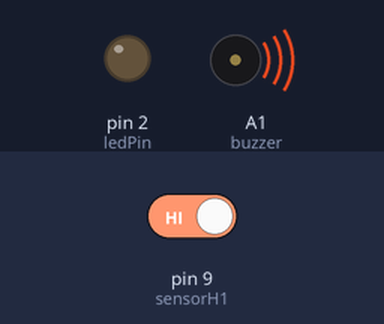
The sketch below on a simulated Arduino Uno, built with avr-gcc and run on an emulated ATmega328P. Parts: output pins drawn as LEDs (lit = HIGH), buzzer (waves = sounding). The inputs (shaded band) are chosen by the test bench; at power-on: pin 9 (sensorH1) HIGH.

Above: at 1.2 s.
1.3 s: pin 9 (sensorH1) driven LOW
At 2.4 s:
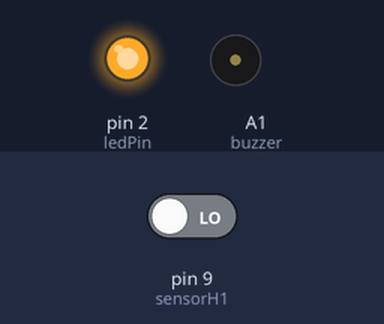
2.8 s: pin 9 (sensorH1) driven HIGH
At 3.6 s:
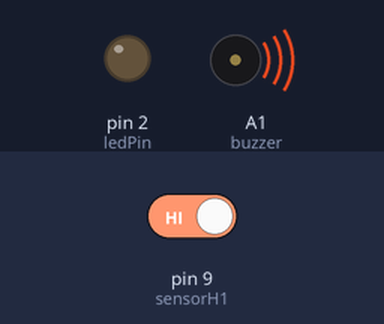
Timing chart, 0 to 5.8 s (numbered marks = the images above; inputs shaded):
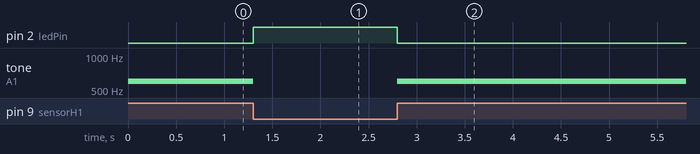

The sketch:

Chicarra.ino
```cpp
const int sensorH1 = 9; // Pin digital 9 conectado al sensor.
const int ledPin = 2;   // Pin digital 2 conectado al LED.
int buzzer = A1;        // Pin analógico A1 conectado al buzzer.

void setup() {
  // Configura el pin del sensor como entrada con resistencia pull-up interna.
  pinMode(sensorH1, INPUT_PULLUP);

  // Configura el pin del LED como salida.
  pinMode(ledPin, OUTPUT);

  // Configura el pin del buzzer como salida.
  pinMode(buzzer, OUTPUT);
}

void loop() {
  // Lee el estado del sensor (HIGH o LOW).
  int estadoP1 = digitalRead(sensorH1);

  // Si el sensor detecta un estado bajo (LOW):
  if (estadoP1 == LOW) {
    // Enciende el LED.
    digitalWrite(ledPin, HIGH);

    // Apaga el buzzer (asegura que no emita sonido).
    noTone(buzzer);
  } else {
    // Si el sensor detecta un estado alto (HIGH):
    // Apaga el LED.
    digitalWrite(ledPin, LOW);

    // Activa el buzzer y emite un tono de 600 Hz.
    tone(buzzer, 600);
  }
}
```

Measured:
- after the input at 1.3 s, pin 2 (ledPin): LOW → HIGH at once; tone on A1 (buzzer): 600 Hz → silent at once
- after the input at 2.8 s, pin 2 (ledPin): HIGH → LOW at once; tone on A1 (buzzer): silent → 600 Hz at once
